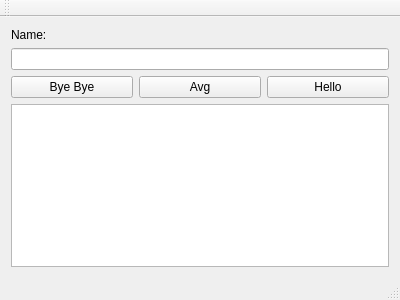
<?xml version="1.0" encoding="UTF-8"?>
<ui version="4.0">
 <class>MainWindow</class>
 <widget class="QMainWindow" name="MainWindow">
  <property name="geometry">
   <rect>
    <x>0</x>
    <y>0</y>
    <width>400</width>
    <height>300</height>
   </rect>
  </property>
  <property name="windowTitle">
   <string>MainWindow</string>
  </property>
  <widget class="QWidget" name="centralWidget">
   <layout class="QVBoxLayout" name="verticalLayout">
    <item>
     <widget class="QLabel" name="label">
      <property name="text">
       <string>Name:</string>
      </property>
     </widget>
    </item>
    <item>
     <widget class="QLineEdit" name="lineEdit"/>
    </item>
    <item>
     <layout class="QHBoxLayout" name="horizontalLayout">
      <item>
       <widget class="QPushButton" name="btnByeBye">
        <property name="text">
         <string>Bye Bye</string>
        </property>
       </widget>
      </item>
      <item>
       <widget class="QPushButton" name="pushButton_2">
        <property name="text">
         <string>Avg</string>
        </property>
       </widget>
      </item>
      <item>
       <widget class="QPushButton" name="pushButton">
        <property name="text">
         <string>Hello</string>
        </property>
       </widget>
      </item>
     </layout>
    </item>
    <item>
     <widget class="QTextBrowser" name="textBrowser"/>
    </item>
   </layout>
  </widget>
  <widget class="QMenuBar" name="menuBar">
   <property name="geometry">
    <rect>
     <x>0</x>
     <y>0</y>
     <width>400</width>
     <height>22</height>
    </rect>
   </property>
  </widget>
  <widget class="QToolBar" name="mainToolBar">
   <attribute name="toolBarArea">
    <enum>TopToolBarArea</enum>
   </attribute>
   <attribute name="toolBarBreak">
    <bool>false</bool>
   </attribute>
  </widget>
  <widget class="QStatusBar" name="statusBar"/>
 </widget>
 <layoutdefault spacing="6" margin="11"/>
 <resources/>
 <connections/>
</ui>
